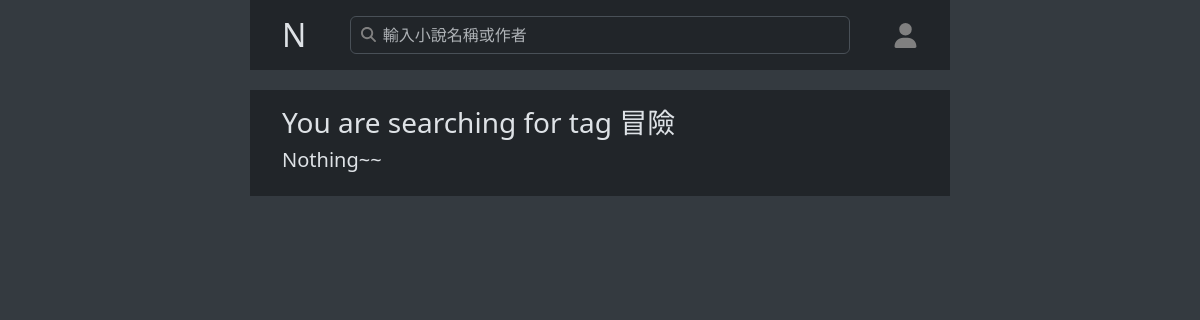
Before: /search/?q=冒險&field=tag with the older database file.
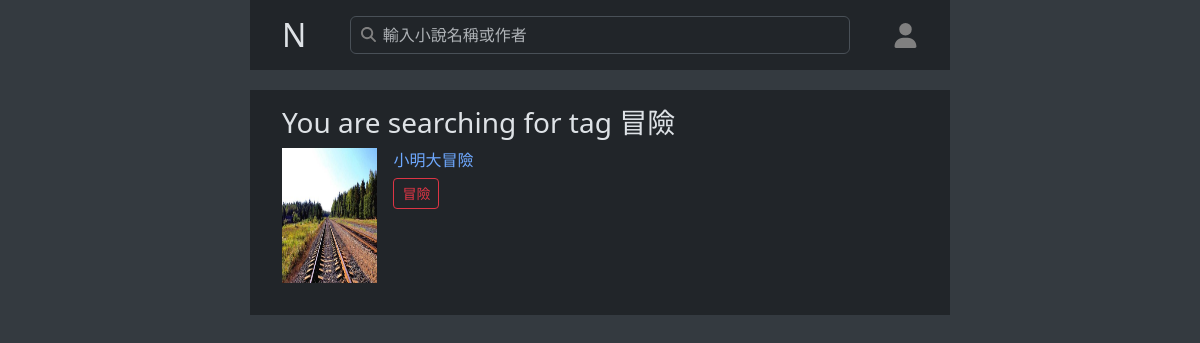
After: the same page with the newer database file.
### apps/novel/models.py (models this page shows, shortened)
class Novel(models.Model):
    STATE_CHOICES = (
        (0, '連載中'),
        (1, '完結'),
    )
    title = models.CharField(max_length=50)
    author = models.ForeignKey(User,
                               on_delete=models.CASCADE,
                               related_name='work')
    description = models.TextField(max_length=500, blank=True)
    state = models.IntegerField(default=0, choices=STATE_CHOICES)
    cover = models.ImageField(upload_to=COVER_SAVE_PATH)

class TagRelation(models.Model):
    novel = models.ForeignKey(Novel, on_delete=models.CASCADE)
    tag = models.ForeignKey(Tag, on_delete=models.CASCADE)
    class Meta:
        unique_together = ('novel', 'tag')

class Tag(models.Model):
    tagname = models.CharField(max_length=10)

### apps/search/views.py (the view, shortened to what this page needs)
# urls.py: path('search/', views.search)
def search(request):
    context = {
        "question": "",
        "result": None
    }
    q = request.GET.get('q')
    field = request.GET.get('field')
    if field == 'tag':
        tag_relation = TagRelation.objects.filter(tag__tagname=q).all()
        result = [relation.novel for relation in tag_relation]
        context['question'] = f"You are searching for tag {q}"
        context['result'] = result
    return show(request, 'search/search.html', context)

### apps/user/auth.py (called while the page is built)
def get_user_data(request):
    if (request.session.get('is_login')):
        account = request.session.get('account')
        user_obj = User.objects.filter(account=account).first()
        return user_obj
    return None

### novel_warehouse/views.py (called while the page is built)
def show(request, template_name: str, context={}):
    context['user'] = get_user_data(request)
    return render(request, template_name, context)

### apps/search/templates/search/search.html (shortened to what this page needs)
{% extends "template.html" %}
{% block content %}
<div class="section container">
    <h3>{{ question }}</h3>
    {% if result %}
    <div id="result_page">
        {% for novel in result %}
        <div class="d-flex mb-3">
            <img class="result-cover me-3" style="aspect-ratio: 1 / 1.42;" src="http://{{ request.get_host }}/media/{{ novel.cover.name }}" alt="">
            <div class="overflow-hidden">
                <a href="/novel/{{ novel.id }}" title="{{ novel.title }}" target=" _blank">
                    <span class="w-100 d-inline-block textell text-truncate">{{ novel.title }}</span>
                </a>
                {% for tag in novel.tagrelation_set.all %}
                <a class="btn btn-sm btn-outline-danger" href="/search/?q={{ tag.tag.tagname }}&field=tag">
                    {{ tag.tag.tagname }}
                </a>
                {% endfor %}
            </div>
        </div>
        {% endfor %}
    </div>
    {% else %}
    <h5>Nothing~~</h5>
    {% endif %}
</div>
{% endblock %}

### templates/template.html (shortened to what this page needs)
{% load static %}
<!DOCTYPE html>
<html lang="en" data-bs-theme="{% if user %}{{ user.get_theme_display }}{% else %}dark{% endif %}">
<head>
    <link href="https://cdn.jsdelivr.net/npm/bootstrap@5.3.2/dist/css/bootstrap.min.css" rel="stylesheet">
</head>
<body>
    <header>
        <div class="section container gap-3 d-flex align-items-center">
            <h2 class="m-0"><a class="navbar-brand" href="/">N</a></h2>
            <form class="flex-fill search-form" action="/search/">
                <input name="q" type="search" class="form-control shadow-none" placeholder="輸入小說名稱或作者">
            </form>
            <div class="dropdown">
                {% if user %}
                <a href="#" class="dropdown-toggle d-flex align-items-center text-decoration-none"
                    data-bs-toggle="dropdown">
                    {% include "avatar.html" with avatar_data=user %}
                </a>
                <ul class="dropdown-menu">
                    <li class="dropdown-item drop disabled d-flex align-items-center">
                        {% include "avatar.html" with avatar_data=user %}
                        <span class="ms-2">{{ user.username }}</span>
                    </li>
                    <li>
                        <hr class="dropdown-divider">
                    </li>
                    <li><a class="dropdown-item" href="/profile/">個人資訊</a></li>
                    <li><a class="dropdown-item" href="/logout/">登出</a></li>
                    <li>
                        <hr class="dropdown-divider">
                    </li>
                    <li><a class="dropdown-item" href="/theme/?redirect={{ request.get_full_path }}">切換主題</a></li>
                    <li>
                        <hr class="dropdown-divider">
                    </li>
                    <li><a class="dropdown-item" href="/studio/work/">我的作品</a></li>
                    <li><a class="dropdown-item" href="/feed/my/">我的內容</a></li>
                    <li><a class="dropdown-item" href="/feed/bookcase/">我的書櫃</a></li>
                    <li><a class="dropdown-item" href="/feed/subscribe/">訂閱內容</a></li>
                    <li><a class="dropdown-item" href="/feed/history/">閱讀紀錄</a></li>
                </ul>
                {% else %}
                <a href="/login/" class="d-flex align-items-center text-decoration-none">
                    {% include "avatar.html" with avatar_data=user %}
                </a>
                {% endif %}
            </div>
        </div>
    </header>
    {% block content %}
    {% endblock %}
</body>
</html>

### templates/avatar.html
{% if avatar_data.avatar %}
<img class="rounded-circle" width="{% if width %}{{ width }}{% else %}30{% endif %}px"
    height="{% if width %}{{ width }}{% else %}30{% endif %}px" src="/media/{{ avatar_data.avatar }}" alt="">
{% else %}
<svg xmlns="http://www.w3.org/2000/svg" height="25px" width="25px" fill="gray" viewBox="0 0 448 512">
    <path
        d="M224 256A128 128 0 1 0 224 0a128 128 0 1 0 0 256zm-45.7 48C79.8 304 0 383.8 0 482.3C0 498.7 13.3 512 29.7 512H418.3c16.4 0 29.7-13.3 29.7-29.7C448 383.8 368.2 304 269.7 304H178.3z" />
</svg>
{% endif %}

### templates/template.html (style rules this page uses)
body { background-color: var(--bs-secondary-bg); }
.section { max-width: 700px; background-color: var(--bs-body-bg); margin-bottom: 20px; padding-top: 1rem !important; padding-bottom: 1rem !important; padding-left: 2rem; padding-right: 2rem; }
header .search-form { max-width: 500px; margin: 0 auto; }
header .search-form input { text-indent: 20px; background-size: 15px 15px; background-repeat: no-repeat; background-position: 10px 10px; }

### apps/search/templates/search/search.html (style rules this page uses)
.result-cover { width: 15%; }

Changed rows visible on the page:
now on this page (row edited): Novel: title "小明大冒險"
now on this page (row unchanged): TagRelation: tag.tagname "冒險"
Other visible differences:
text no longer shown: "Nothing~~"
